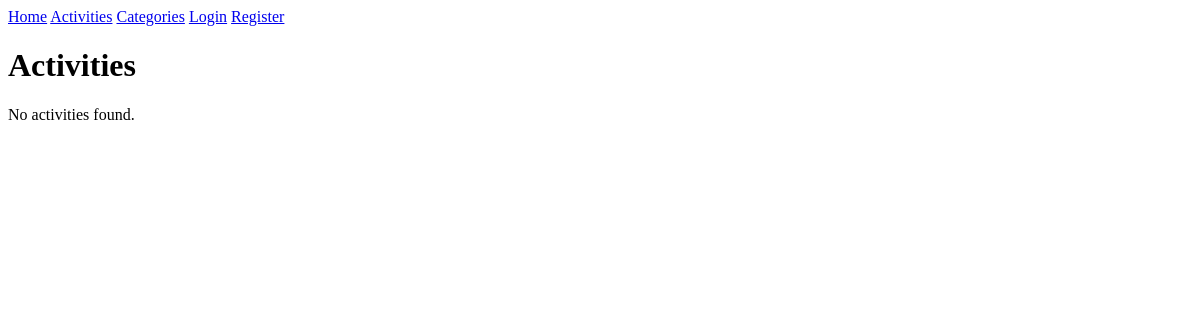
The page /activities on the database as committed earlier.
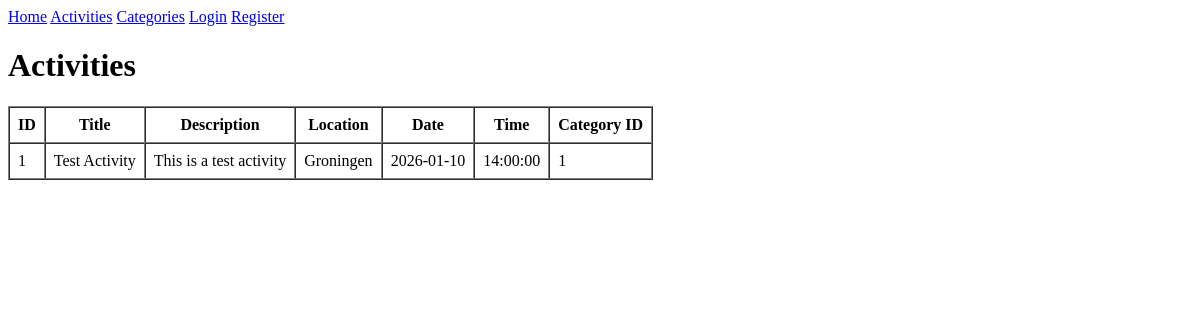
The same page on the database as committed later.
### app/models.py (models this page shows, shortened)
class Activity(db.Model):
    __tablename__ = 'activities'
    id = db.Column(db.Integer, primary_key=True)
    title = db.Column(db.String(200), nullable=False)
    description = db.Column(db.Text)
    location = db.Column(db.String(255), nullable=False)
    activity_date = db.Column(db.Date, nullable=False)
    activity_time = db.Column(db.Time, nullable=False)
    max_participants = db.Column(db.Integer, default=10)
    creator_id = db.Column(db.Integer, db.ForeignKey('users.id'), nullable=False)
    category_id = db.Column(db.Integer, db.ForeignKey('categories.id'), nullable=False)
    created_at = db.Column(db.DateTime, default=datetime.now(timezone.utc))
    updated_at = db.Column(db.DateTime, default=datetime.now(timezone.utc), onupdate=datetime.now(timezone.utc))

### app/routes.py (the view)
@app.route("/activities")
@app.route("/activities")
def activities():
    activities = Activity.query.all()
    return render_template("activities.html", activities=activities)

### app/templates/activities.html
{% extends "base.html" %}
{% block content %}
<h1>Activities</h1>
{% if activities %}
<table border="1" cellpadding="8" cellspacing="0">
    <thead>
        <tr>
            <th>ID</th>
            <th>Title</th>
            <th>Description</th>
            <th>Location</th>
            <th>Date</th>
            <th>Time</th>
            <th>Category ID</th>
        </tr>
    </thead>
    <tbody>
        {% for activity in activities %}
        <tr>
            <td>{{ activity.id }}</td>
            <td>{{ activity.title }}</td>
            <td>{{ activity.description }}</td>
            <td>{{ activity.location }}</td>
            <td>{{ activity.activity_date }}</td>
            <td>{{ activity.activity_time }}</td>
            <td>{{ activity.category_id }}</td>
        </tr>
        {% endfor %}
    </tbody>
</table>
{% else %}
<p>No activities found.</p>
{% endif %}
{% endblock %}

### app/templates/base.html (shortened to what this page needs)
<!DOCTYPE html>
<html lang="en">
<head>
    <link rel="stylesheet" href="{{ url_for('static', filename='css/style.css') }}">
</head>
<body>
<nav>
    <a href="/">Home</a>
    <a href="/activities">Activities</a>
    <a href="/categories">Categories</a>
    {% if current_user.is_anonymous %}
      <a href="{{ url_for('login') }}">Login</a>
      <a href="/register">Register</a>
      {% else %}
      <a href="{{ url_for('logout') }}">Logout</a>
      {% endif %}
</nav>
<main>
    {% block content %}
    {% endblock %}
</main>
</body>
</html>

Rows that differ between the two databases and show on the page:
added Activity: id "1", title "Test Activity", description "This is a test activity", location "Groningen", activity_date "2026-01-10", activity_time "14:00:00", category_id "1"
Other text that changed with them:
text no longer shown: "No activities found."
text now shown: "ID Title Description Location Date Time Category ID"
